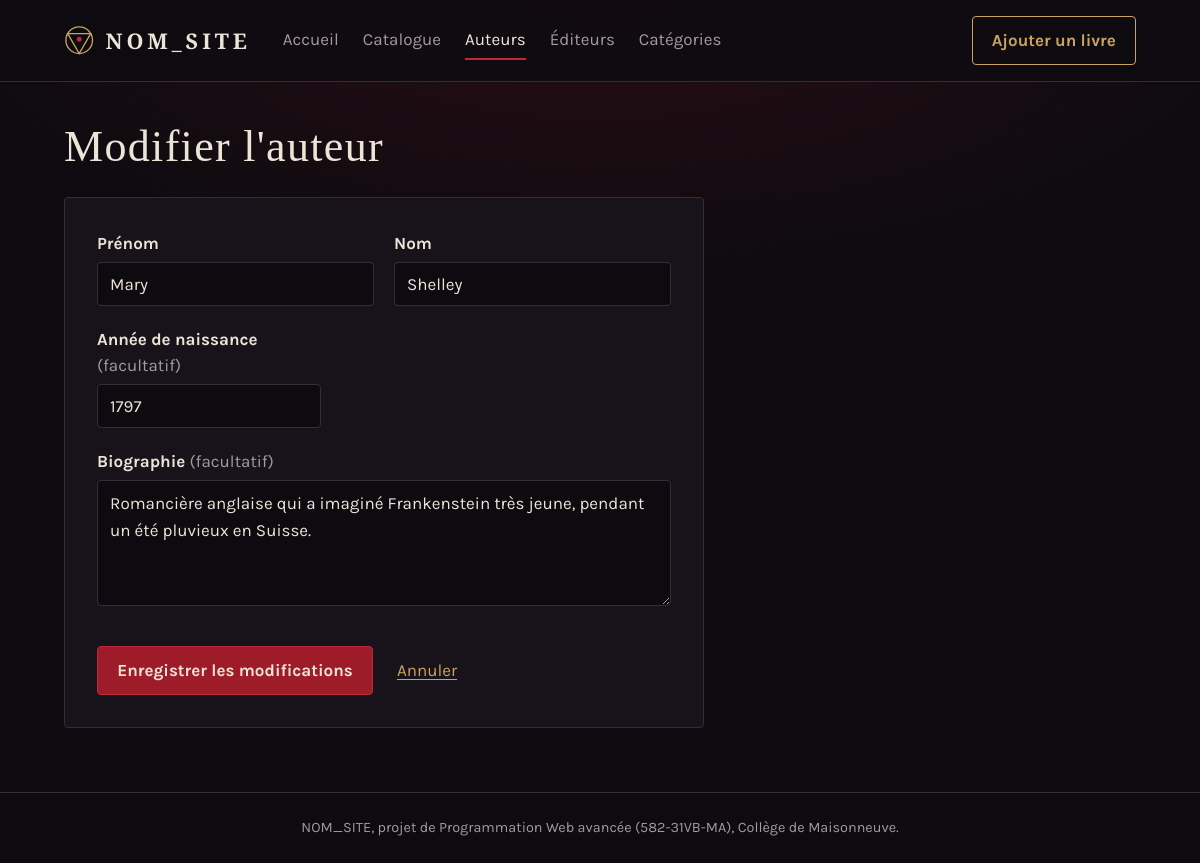
Page /auteur-form.php?id=1 on the committed database.
### tables this page shows
CREATE TABLE auteur (
    id              INT UNSIGNED  NOT NULL AUTO_INCREMENT,
    prenom          VARCHAR(80)   NOT NULL,
    nom             VARCHAR(80)   NOT NULL,
    annee_naissance SMALLINT      NULL,
    biographie      TEXT          NULL,
    PRIMARY KEY (id)
);

### includes/init.php (called while the page is built, shortened)
<?php
require_once __DIR__ . '/fonctions.php';
spl_autoload_register(function (string $nomClasse): void {
    $fichier = __DIR__ . '/../Classe/' . $nomClasse . '.php';
});

### Classe/Database.php (called while the page is built, shortened)
<?php
class Database
{
    private static ?PDO $connexion = null;
    public static function getConnexion(): PDO
    {
        if (self::$connexion === null) {
            $dsn = 'mysql:host=' . DB_HOTE . ';dbname=' . DB_NOM . ';charset=utf8mb4';
            self::$connexion = new PDO($dsn, DB_UTILISATEUR, DB_MOT_DE_PASSE, [
                PDO::ATTR_ERRMODE            => PDO::ERRMODE_EXCEPTION,
                PDO::ATTR_DEFAULT_FETCH_MODE => PDO::FETCH_ASSOC,
                PDO::ATTR_EMULATE_PREPARES   => false,
            ]);
        }
        return self::$connexion;
    }
}

### Classe/Modele.php (called while the page is built, shortened)
<?php
abstract class Modele
{
    protected static string $table = '';
    protected ?int $id = null;
    protected static function pdo(): PDO
    {
        return Database::getConnexion();
    }
    public static function trouverParId(int $id): ?static
    {
        $requete = static::pdo()->prepare('SELECT * FROM ' . static::$table . ' WHERE id = :id');
        $requete->execute(['id' => $id]);
        $ligne = $requete->fetch();
        return $ligne ? new static($ligne) : null;
    }
    public function estNouveau(): bool
    {
        return $this->id === null;
    }
    protected static function entierOuNull(mixed $valeur): ?int
    {
        return ($valeur === null || $valeur === '') ? null : (int) $valeur;
    }
    protected static function texteOuNull(mixed $valeur): ?string
    {
        $texte = trim((string) $valeur);
        return $texte === '' ? null : $texte;
    }
}

### Classe/Auteur.php (called while the page is built, shortened)
<?php
class Auteur extends Modele
{
    private string $prenom = '';
    private string $nom = '';
    private ?int $anneeNaissance = null;
    private ?string $biographie = null;
    public function hydrater(array $donnees): void
    {
        if (isset($donnees['id'])) {
            $this->id = (int) $donnees['id'];
        }
        $this->prenom = trim($donnees['prenom'] ?? '');
        $this->nom = trim($donnees['nom'] ?? '');
        $this->anneeNaissance = self::entierOuNull($donnees['annee_naissance'] ?? null);
        $this->biographie = self::texteOuNull($donnees['biographie'] ?? null);
    }
    public function getPrenom(): string
    {
        return $this->prenom;
    }
    public function getNom(): string
    {
        return $this->nom;
    }
    public function getAnneeNaissance(): ?int
    {
        return $this->anneeNaissance;
    }
    public function getBiographie(): ?string
    {
        return $this->biographie;
    }
}

### includes/fonctions.php (called while the page is built, shortened)
<?php
function e(mixed $valeur): string
{
    return htmlspecialchars((string) $valeur, ENT_QUOTES, 'UTF-8');
}
function attributsErreur(array $erreurs, string $champ): string
{
    return isset($erreurs[$champ])
        ? ' aria-invalid="true" aria-describedby="erreur-' . e($champ) . '"'
        : '';
}

### auteur-form.php (the view, shortened to what this page needs)
<?php
require_once 'includes/init.php';
$id = isset($_GET['id']) ? (int) $_GET['id'] : null;
$auteur = $id !== null ? Auteur::trouverParId($id) : new Auteur();
$erreurs = [];
require 'includes/entete.php';
?>
<div class="en-tete-page">
    <h1><?= $auteur->estNouveau() ? 'Ajouter un auteur' : 'Modifier l\'auteur' ?></h1>
</div>
<form class="formulaire formulaire--etroit" method="post" novalidate>
    <div class="rangee">
        <div class="champ">
            <label for="prenom">Prénom</label>
            <input type="text" id="prenom" name="prenom" maxlength="80" required
                   value="<?= e($auteur->getPrenom()) ?>"<?= attributsErreur($erreurs, 'prenom') ?>>
        </div>
        <div class="champ">
            <label for="nom">Nom</label>
            <input type="text" id="nom" name="nom" maxlength="80" required
                   value="<?= e($auteur->getNom()) ?>"<?= attributsErreur($erreurs, 'nom') ?>>
        </div>
    </div>
    <div class="champ champ--court">
        <label for="annee_naissance">Année de naissance <span class="facultatif">(facultatif)</span></label>
        <input type="number" id="annee_naissance" name="annee_naissance" min="1000" max="<?= date('Y') ?>"
               value="<?= e($auteur->getAnneeNaissance()) ?>"<?= attributsErreur($erreurs, 'annee_naissance') ?>>
    </div>
    <div class="champ">
        <label for="biographie">Biographie <span class="facultatif">(facultatif)</span></label>
        <textarea id="biographie" name="biographie" rows="4"><?= e($auteur->getBiographie()) ?></textarea>
    </div>
    <div class="formulaire__actions">
        <button type="submit" class="bouton"><?= $auteur->estNouveau() ? 'Ajouter l\'auteur' : 'Enregistrer les modifications' ?></button>
        <a href="auteurs.php">Annuler</a>
    </div>
</form>
<?php require 'includes/pied.php'; ?>

### css/style.css (style rules this page uses)
:root { color-scheme: dark; --nuit: #0E0B10; --ombre: #18131B; --ombre-claire: #221A25; --bordure: #362B39; --parchemin: #EDE4D8; --cendre: #A39A9F; --sang: #9E1B2A; --sang-vif: #C0283A; --sang-sombre: #3A1117; --dorure: #CBA35C; --dorure-sombre: #3B2F17; --police-titre: "Cinzel", "Trajan Pro", Georgia, serif; --police-texte: "Karla", "Helvetica Neue", Arial, sans-serif; --largeur-max: 1120px; --rayon: 4px; }
*, *::before, *::after { box-sizing: border-box; }
body { margin: 0; min-height: 100vh; display: flex; flex-direction: column; background: radial-gradient(ellipse 80% 45% at 50% 0%, rgba(158, 27, 42, 0.18), transparent 70%), var(--nuit); color: var(--parchemin); font-family: var(--police-texte); font-size: 1.0625rem; line-height: 1.55; }
h1, h2 { font-family: var(--police-titre); font-weight: 500; line-height: 1.15; letter-spacing: 0.03em; margin: 0 0 0.5em; }
h1 { font-size: clamp(2rem, 4vw, 2.75rem); }
a { color: var(--dorure); text-underline-offset: 0.2em; }
.bouton { display: inline-block; padding: 0.65rem 1.2rem; border: 1px solid var(--sang-vif); border-radius: var(--rayon); background: var(--sang); color: var(--parchemin); font: inherit; font-weight: 700; text-decoration: none; cursor: pointer; }
.en-tete-page { display: flex; flex-wrap: wrap; align-items: baseline; justify-content: space-between; gap: 0.5rem 1.5rem; margin-bottom: 1.5rem; }
.en-tete-page h1, .en-tete-page p { margin: 0; }
.formulaire { padding: 2rem; border: 1px solid var(--bordure); border-radius: var(--rayon); background: var(--ombre); }
.formulaire--etroit { max-width: 640px; }
.champ { margin: 0 0 1.25rem; padding: 0; border: 0; }
.champ label, .champ legend { display: block; margin-bottom: 0.35rem; font-weight: 700; }
.facultatif { color: var(--cendre); font-weight: 400; }
.champ input:not([type="checkbox"], [type="color"]), .champ select, .champ textarea { width: 100%; padding: 0.6rem 0.75rem; border: 1px solid var(--bordure); border-radius: var(--rayon); background: var(--nuit); color: var(--parchemin); font: inherit; }
.champ input:not([type="checkbox"], [type="color"]), .champ select { height: 2.75rem; }
.champ textarea { resize: vertical; }
.champ--court { max-width: 14rem; }
.rangee { display: grid; grid-template-columns: repeat(2, minmax(0, 1fr)); gap: 0 1.25rem; }
.formulaire__actions { display: flex; align-items: center; gap: 1.5rem; margin-top: 2rem; }

### rows in the picture
auteur: prenom "Mary", nom "Shelley", annee_naissance "1797", biographie "Romancière anglaise qui a imaginé Frankenstein très jeune, pendant un été pluvieux en Suisse."

### other values in the picture
NOM_SITE "NOM_SITE"
$libelle "Accueil"
$libelle "Catalogue"
$libelle "Auteurs"
$libelle "Éditeurs"
$libelle "Catégories"
